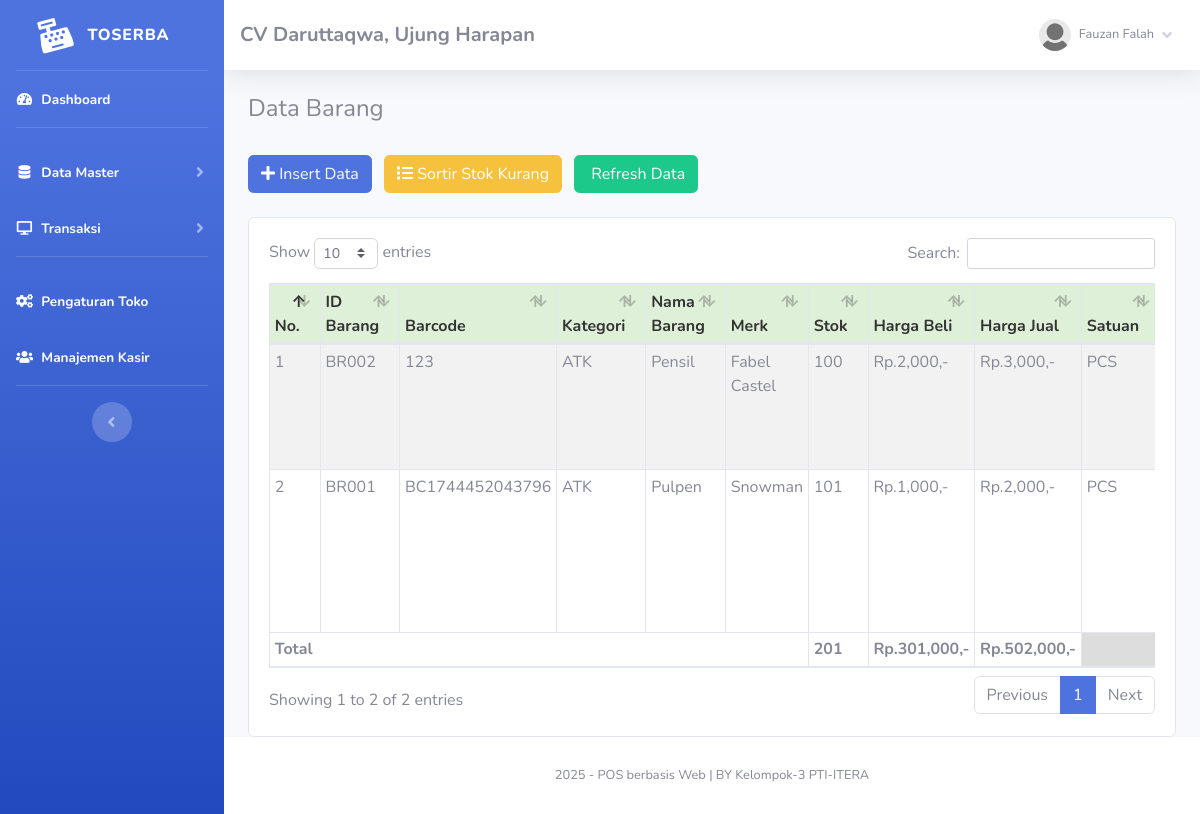
Screenshot of /index.php?page=barang (signed in) with the database file from the repository.
### tables this page shows
CREATE TABLE `toko` (
  `id_toko` int(11) NOT NULL,
  `nama_toko` varchar(255) NOT NULL,
  `alamat_toko` text NOT NULL,
  `tlp` varchar(255) NOT NULL,
  `nama_pemilik` varchar(255) NOT NULL
);

CREATE TABLE `member` (
  `id_member` int(11) NOT NULL,
  `nm_member` varchar(255) NOT NULL,
  `alamat_member` text NOT NULL,
  `telepon` varchar(255) NOT NULL,
  `email` varchar(255) NOT NULL,
  `gambar` text NOT NULL,
  `NIK` text NOT NULL
);

CREATE TABLE `barang` (
  `id` int(11) NOT NULL,
  `id_barang` varchar(255) NOT NULL,
  `barcode` varchar(50) DEFAULT NULL,
  `id_kategori` int(11) NOT NULL,
  `nama_barang` text NOT NULL,
  `merk` varchar(255) NOT NULL,
  `harga_beli` varchar(255) NOT NULL,
  `harga_jual` varchar(255) NOT NULL,
  `satuan_barang` varchar(255) NOT NULL,
  `stok` text NOT NULL,
  `tgl_input` varchar(255) NOT NULL,
  `tgl_update` varchar(255) DEFAULT NULL,
  `barcode_image_path` varchar(50) NOT NULL
);

CREATE TABLE `kategori` (
  `id_kategori` int(11) NOT NULL,
  `nama_kategori` varchar(255) NOT NULL,
  `tgl_input` varchar(255) NOT NULL
);

### fungsi/view/view.php (called while the page is built, shortened)
<?php
class view
{
    protected $db;
    public function __construct($db)
    {
        $this->db = $db;
    }
    public function member_edit($id)
    {
        $sql = "select member.*, login.*
                from member inner join login on member.id_member = login.id_member
                where member.id_member= ?";
        $row = $this-> db -> prepare($sql);
        $row -> execute(array($id));
        $hasil = $row -> fetch();
        return $hasil;
    }
    public function toko()
    {
        $sql = "select*from toko where id_toko='1'";
        $row = $this-> db -> prepare($sql);
        $row -> execute();
        $hasil = $row -> fetch();
        return $hasil;
    }
    public function barang()
    {
        $sql = "select barang.*, kategori.id_kategori, kategori.nama_kategori
                from barang inner join kategori on barang.id_kategori = kategori.id_kategori
                ORDER BY id DESC";
        $row = $this-> db -> prepare($sql);
        $row -> execute();
        $hasil = $row -> fetchAll();
        return $hasil;
    }
}

### admin/module/barang/index.php (the view, shortened to what this page needs)
   <h4>Data Barang</h4>
   <br />
   <button type="button" class="btn btn-primary btn-md mr-2" data-toggle="modal" data-target="#myModal">
       <i class="fa fa-plus"></i> Insert Data</button>
   <a href="index.php?page=barang&stok=yes" class="btn btn-warning btn-md mr-2">
       <i class="fa fa-list"></i> Sortir Stok Kurang</a>
   <a href="index.php?page=barang" class="btn btn-success btn-md">
       <i class="fa fa-refresh"></i> Refresh Data</a>
   <br />
   <div class="card card-body">
       <div class="table-responsive">
           <table class="table table-bordered table-striped table-sm" id="example1">
               <thead>
                   <tr style="background:#DFF0D8;color:#333;">
                       <th>No.</th>
                       <th>ID Barang</th>
                       <th>Barcode</th>
                       <th>Kategori</th>
                       <th>Nama Barang</th>
                       <th>Merk</th>
                       <th>Stok</th>
                       <th>Harga Beli</th>
                       <th>Harga Jual</th>
                       <th>Satuan</th>
                   </tr>
               </thead>
               <tbody>
                   <?php
	$totalBeli = 0;
	$totalJual = 0;
	$totalStok = 0;
	if($_GET['stok'] == 'yes')
	{
		$hasil = $lihat -> barang_stok();
	}else{
		$hasil = $lihat -> barang();
	}
	$no=1;
	foreach($hasil as $isi) {
?>
                   <tr>
                       <td><?php echo $no;?></td>
                       <td><?php echo $isi['id_barang'];?></td>
                       <td><?php echo $isi['barcode'];?></td>
                       <td><?php echo $isi['nama_kategori'];?></td>
                       <td><?php echo $isi['nama_barang'];?></td>
                       <td><?php echo $isi['merk'];?></td>
                       <td>
                           <?php if($isi['stok'] == '0'){?>
                           <button class="btn btn-danger"> Habis</button>
                           <?php }else{?>
                           <?php echo $isi['stok'];?>
                           <?php }?>
                       </td>
                       <td>Rp.<?php echo number_format($isi['harga_beli']);?>,-</td>
                       <td>Rp.<?php echo number_format($isi['harga_jual']);?>,-</td>
                       <td> <?php echo $isi['satuan_barang'];?></td>
                   </tr>
                   <?php
		$no++;
		$totalBeli += $isi['harga_beli'] * $isi['stok'];
		$totalJual += $isi['harga_jual'] * $isi['stok'];
		$totalStok += $isi['stok'];
	}
?>
               </tbody>
               <tfoot>
                   <tr>
                       <th colspan="6">Total </td>
                       <th><?php echo $totalStok;?></td>
                       <th>Rp.<?php echo number_format($totalBeli);?>,-</td>
                       <th>Rp.<?php echo number_format($totalJual);?>,-</td>
                       <th colspan="2" style="background:#ddd"></th>
                   </tr>
               </tfoot>
           </table>
       </div>
   </div>

### index.php (shortened to what this page needs)
<?php
	if(!empty($_SESSION['admin'])){
		require 'config.php';
		$lihat = new view($config);
		$toko = $lihat -> toko();
			include 'admin/template/header.php';
			include 'admin/template/sidebar.php';
				if(!empty($_GET['page'])){
					include 'admin/module/'.$_GET['page'].'/index.php';
				}else{
					include 'admin/template/home.php';
				}
			include 'admin/template/footer.php';
	}else{
		echo '<script>window.location="login.php";</script>';
		exit;
	}
?>

### admin/template/header.php (shortened to what this page needs)
<!DOCTYPE html>
<html lang="en">
<head>
    <link href="sb-admin/vendor/fontawesome-free/css/all.min.css" rel="stylesheet" type="text/css">
    <link href="sb-admin/css/sb-admin-2.min.css" rel="stylesheet">
    <link rel="stylesheet" href="sb-admin/vendor/datatables/dataTables.bootstrap4.css" />
</head>
<body id="page-top">
    <div id="wrapper">

### admin/template/sidebar.php (shortened to what this page needs)
<?php
    $id = $_SESSION['admin']['id_member'];
    $hasil_profil = $lihat -> member_edit($id);
?>
<ul class="navbar-nav bg-gradient-primary sidebar sidebar-dark accordion" id="accordionSidebar">
    <a class="sidebar-brand d-flex align-items-center justify-content-center" href="index.php">
        <div class="sidebar-brand-icon rotate-n-15">
            <i class="fas fa-cash-register"></i>
        </div>
        <div class="sidebar-brand-text mx-3">TOSERBA<sup></sup></div>
    </a>
    <hr class="sidebar-divider my-0">
    <li class="nav-item active">
        <a class="nav-link" href="index.php">
            <i class="fas fa-fw fa-tachometer-alt"></i>
            <span>Dashboard</span></a>
    </li>
    <hr class="sidebar-divider">
    <li class="nav-item active">
        <a class="nav-link collapsed" href="#" data-toggle="collapse" data-target="#collapseTwo" aria-expanded="true"
            aria-controls="collapseTwo">
            <i class="fas fa-fw fa-database"></i>
            <span>Data Master</span>
        </a>
    </li>
    <li class="nav-item active">
        <a class="nav-link collapsed" href="#" data-toggle="collapse" data-target="#collapse3" aria-expanded="true"
            aria-controls="collapse3">
            <i class="fas fa-fw fa-desktop"></i>
            <span>Transaksi</span>
        </a>
    </li>
    <?php if ($_SESSION['role'] == 'admin') { ?>
        <hr class="sidebar-divider">
        <li class="nav-item active">
            <a class="nav-link" href="index.php?page=pengaturan">
                <i class="fas fa-fw fa-cogs"></i>
                <span>Pengaturan Toko</span>
            </a>
        </li>
        <?php } ?>
        <?php if($_SESSION['admin']['role'] == 'admin'){ ?>
            <li class="nav-item active">
                <a class="nav-link" href="index.php?page=kasir">
                    <i class="fas fa-users"></i>
                    <span>Manajemen Kasir</span>
                </a>
            </li>
            <?php } ?>
            <hr class="sidebar-divider d-none d-md-block">
    <div class="text-center d-none d-md-inline">
        <button class="rounded-circle border-0" id="sidebarToggle"></button>
    </div>
    </ul>
<div id="content-wrapper" class="d-flex flex-column">
    <div id="content">
        <nav class="navbar navbar-expand navbar-light bg-white topbar mb-4 static-top shadow">
            <h5 class="d-lg-block d-none mt-2"><b><?php echo $toko['nama_toko'];?>, <?php echo $toko['alamat_toko'];?></b></h5>
            <ul class="navbar-nav ml-auto">
                <li class="nav-item dropdown no-arrow">
                    <a class="nav-link dropdown-toggle" href="#" id="userDropdown" role="button" data-toggle="dropdown"
                        aria-haspopup="true" aria-expanded="false">
                        <img class="img-profile rounded-circle"
                            src="assets/img/user/<?php echo $hasil_profil['gambar'];?>">
                        <span
                            class="mr-2 d-none d-lg-inline text-gray-600 small ml-2"><?php echo $hasil_profil['nm_member'];?></span>
                        <i class="fas fa-angle-down"></i>
                    </a>
                </li>
            </ul>
        </nav>
        <div class="container-fluid">

### admin/template/footer.php (shortened to what this page needs)
 </div>
 </div>
 <footer class="sticky-footer bg-white">
     <div class="container my-auto">
         <div class="copyright text-center my-auto">
             <span>
                 <?php echo date('Y');?> - POS berbasis Web |
                 BY Kelompok-3 PTI-ITERA</a></b>
             </span>
         </div>
     </div>
 </footer>
 </div>
 </div>
</body>
</html>

### rows the page displays
toko: nama_toko "CV Daruttaqwa", alamat_toko "Ujung Harapan"
barang: id_barang "BR002", barcode "123", id_kategori.nama_kategori "ATK", nama_barang "Pensil", merk "Fabel Castel", stok "100", harga_beli "2,000", harga_jual "3,000", satuan_barang "PCS"
barang: id_barang "BR001", barcode "BC1744452043796", id_kategori.nama_kategori "ATK", nama_barang "Pulpen", merk "Snowman", stok "101", harga_beli "1,000", harga_jual "2,000", satuan_barang "PCS"

### other values shown
$hasil_profil['nm_member'] "Fauzan Falah"
$totalStok "201"
$totalBeli "301,000"
$totalJual "502,000"
